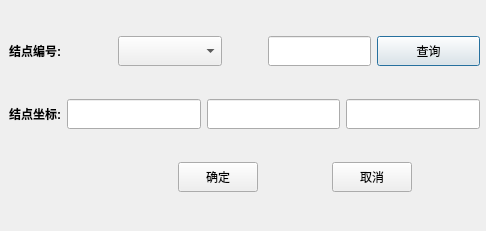
<?xml version="1.0" encoding="UTF-8"?>
<ui version="4.0">
 <class>SelectDisplayNode</class>
 <widget class="QDialog" name="SelectDisplayNode">
  <property name="geometry">
   <rect>
    <x>0</x>
    <y>0</y>
    <width>486</width>
    <height>231</height>
   </rect>
  </property>
  <property name="windowTitle">
   <string>Dialog</string>
  </property>
  <widget class="QWidget" name="">
   <property name="geometry">
    <rect>
     <x>9</x>
     <y>9</y>
     <width>471</width>
     <height>211</height>
    </rect>
   </property>
   <layout class="QVBoxLayout" name="verticalLayout">
    <item>
     <layout class="QHBoxLayout" name="horizontalLayout_2" stretch="10,10,0,10,10">
      <item>
       <widget class="QLabel" name="label">
        <property name="font">
         <font>
          <weight>75</weight>
          <bold>true</bold>
         </font>
        </property>
        <property name="text">
         <string>结点编号:</string>
        </property>
       </widget>
      </item>
      <item>
       <widget class="QComboBox" name="comboBox">
        <property name="minimumSize">
         <size>
          <width>0</width>
          <height>30</height>
         </size>
        </property>
       </widget>
      </item>
      <item>
       <spacer name="horizontalSpacer_4">
        <property name="orientation">
         <enum>Qt::Horizontal</enum>
        </property>
        <property name="sizeHint" stdset="0">
         <size>
          <width>40</width>
          <height>20</height>
         </size>
        </property>
       </spacer>
      </item>
      <item>
       <widget class="QLineEdit" name="editNum">
        <property name="minimumSize">
         <size>
          <width>0</width>
          <height>30</height>
         </size>
        </property>
       </widget>
      </item>
      <item>
       <widget class="QPushButton" name="btnFind">
        <property name="minimumSize">
         <size>
          <width>0</width>
          <height>30</height>
         </size>
        </property>
        <property name="text">
         <string>查询</string>
        </property>
       </widget>
      </item>
     </layout>
    </item>
    <item>
     <layout class="QHBoxLayout" name="horizontalLayout">
      <item>
       <widget class="QLabel" name="label_2">
        <property name="font">
         <font>
          <weight>75</weight>
          <bold>true</bold>
         </font>
        </property>
        <property name="text">
         <string>结点坐标:</string>
        </property>
       </widget>
      </item>
      <item>
       <widget class="QLineEdit" name="x_node">
        <property name="minimumSize">
         <size>
          <width>0</width>
          <height>30</height>
         </size>
        </property>
       </widget>
      </item>
      <item>
       <widget class="QLineEdit" name="y_node">
        <property name="minimumSize">
         <size>
          <width>0</width>
          <height>30</height>
         </size>
        </property>
       </widget>
      </item>
      <item>
       <widget class="QLineEdit" name="z_node">
        <property name="minimumSize">
         <size>
          <width>0</width>
          <height>30</height>
         </size>
        </property>
       </widget>
      </item>
     </layout>
    </item>
    <item>
     <layout class="QHBoxLayout" name="horizontalLayout_3" stretch="20,8,8,8,8">
      <item>
       <spacer name="horizontalSpacer_2">
        <property name="orientation">
         <enum>Qt::Horizontal</enum>
        </property>
        <property name="sizeHint" stdset="0">
         <size>
          <width>40</width>
          <height>20</height>
         </size>
        </property>
       </spacer>
      </item>
      <item>
       <widget class="QPushButton" name="ok">
        <property name="minimumSize">
         <size>
          <width>0</width>
          <height>30</height>
         </size>
        </property>
        <property name="text">
         <string>确定</string>
        </property>
       </widget>
      </item>
      <item>
       <spacer name="horizontalSpacer">
        <property name="orientation">
         <enum>Qt::Horizontal</enum>
        </property>
        <property name="sizeHint" stdset="0">
         <size>
          <width>40</width>
          <height>20</height>
         </size>
        </property>
       </spacer>
      </item>
      <item>
       <widget class="QPushButton" name="cancel">
        <property name="minimumSize">
         <size>
          <width>0</width>
          <height>30</height>
         </size>
        </property>
        <property name="text">
         <string>取消</string>
        </property>
       </widget>
      </item>
      <item>
       <spacer name="horizontalSpacer_3">
        <property name="orientation">
         <enum>Qt::Horizontal</enum>
        </property>
        <property name="sizeHint" stdset="0">
         <size>
          <width>40</width>
          <height>20</height>
         </size>
        </property>
       </spacer>
      </item>
     </layout>
    </item>
   </layout>
  </widget>
 </widget>
 <resources/>
 <connections/>
</ui>
